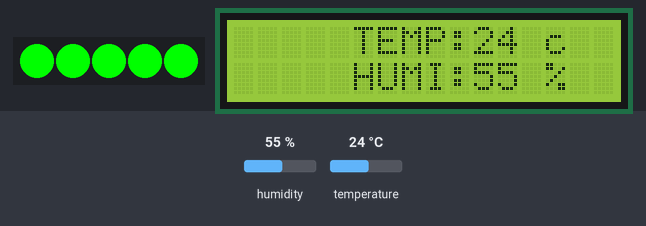
A sketch run on a simulated Arduino Uno, built with avr-gcc and run on an emulated ATmega328P. Parts: 5 RGB LEDs in strip order, left to right, 16×2 character LCD. Inputs (shaded band) come from the test bench; at power-on: temperature 24 °C, humidity 55 %. What the sketch prints to the serial monitor is not drawn.

Above: at 1.2 s.
1.3 s: temperature set to 12 °C
At 1.9 s:
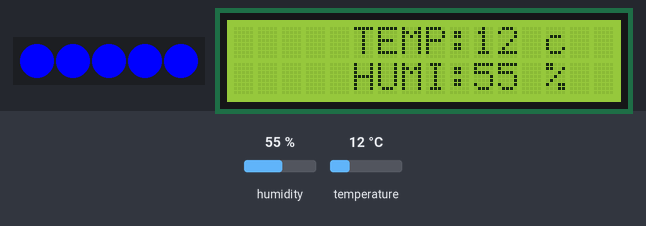
3.4 s: temperature set to 19 °C
At 5.9 s:
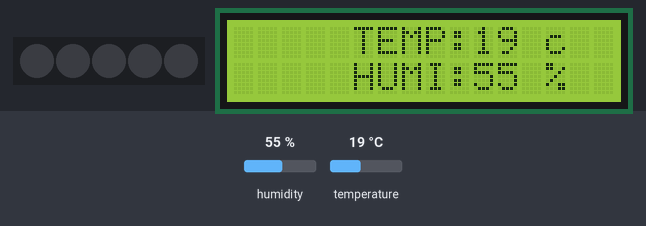
6.2 s: temperature set to 33 °C
At 7.7 s:
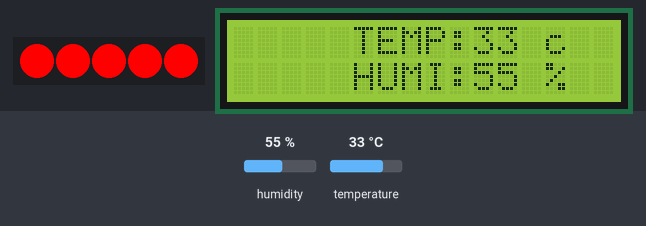
8.3 s: temperature set to 4 °C
At 10.5 s:
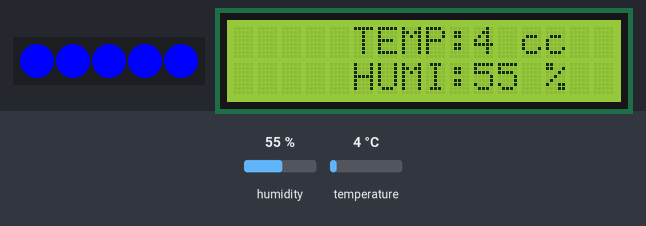
10.8 s: humidity set to 22 %
At 12.2 s:
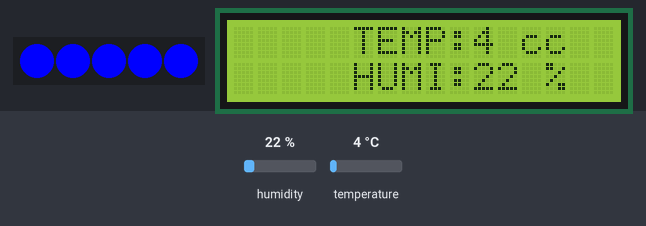
Timing chart, 0 to 13.8 s (numbered marks = the images above; inputs shaded):
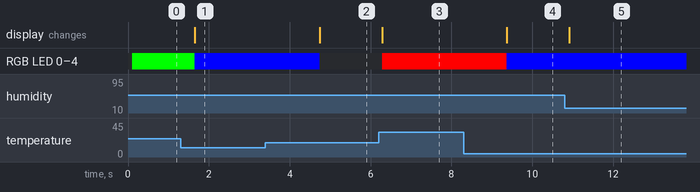

Measured:
- after the input at 1.3 s, RGB LED 0–4: RGB(0, 255, 0) → RGB(0, 0, 255) after 0.35 s; the display: changes after 0.35 s (image 1)
- after the input at 3.4 s, RGB LED 0–4: RGB(0, 0, 255) → off after 1.3 s; the display: changes after 1.3 s (image 2)
- after the input at 6.2 s, RGB LED 0–4: off → RGB(255, 0, 0) after 0.08 s; the display: changes after 0.08 s (image 3)
- after the input at 8.3 s, RGB LED 0–4: RGB(255, 0, 0) → RGB(0, 0, 255) after 1.1 s; the display: changes after 1.1 s (image 4)
- after the input at 10.8 s, the display: changes after 0.11 s (image 5)

The sketch:

ap02_DHT_Neo.ino
```cpp
//온습도센서를 이용하여 온도에 따른 색깔 조절하기
#include <SimpleDHT.h>
#include <Adafruit_NeoPixel.h>
#include <Wire.h>
#include <LiquidCrystal_I2C.h>

SimpleDHT11 dht11(7);
Adafruit_NeoPixel pixels(5, 12, NEO_GRB + NEO_KHZ800);
LiquidCrystal_I2C lcd(0x27,16,2);

void setup() {
  Serial.begin(115200);
  pixels.begin();
  lcd.init();
  lcd.backlight();
  lcd.clear();
}

void loop() {
  // start working...
  Serial.println("=================================");
  Serial.println("Sample DHT11...");

  byte temp = 0;
  byte hum = 0;
  int err = SimpleDHTErrSuccess;
  if ((err = dht11.read(&temp, &hum, NULL)) != SimpleDHTErrSuccess) {
    Serial.print("Read DHT11 failed, err="); Serial.println(err);delay(1000);
    return;
  }

  Serial.print("Sample OK: ");
  Serial.print((int)temp); Serial.print(" *C, ");
  Serial.print((int)hum); Serial.println(" H");
  int r=0;
  int g=0;
  int b=0;

  //네오픽셀 LED켜기
 if (temp > 30)
  {
    r = 255;
    g = 0;
    b = 0;
  }
  else if (temp > 20)
  {
    r = 0;
    g = 255;
    b = 0;
  }
  else if (temp < 15)
  {
    r = 0;
    g = 0;
    b = 255;
  }

  for(int i=0 ; i<5 ; i++)
  {
    pixels.setPixelColor(i, r,g,b);
  }
  pixels.show();

  //LCD에 온습도 표시하기
  lcd.setCursor(5,0);
  lcd.print("TEMP:");
  lcd.print(temp);
  lcd.print(" c");

  lcd.setCursor(5,1);
  lcd.print("HUMI:");
  lcd.print(hum);
  lcd.print(" %");

  delay(1500);
}
```
